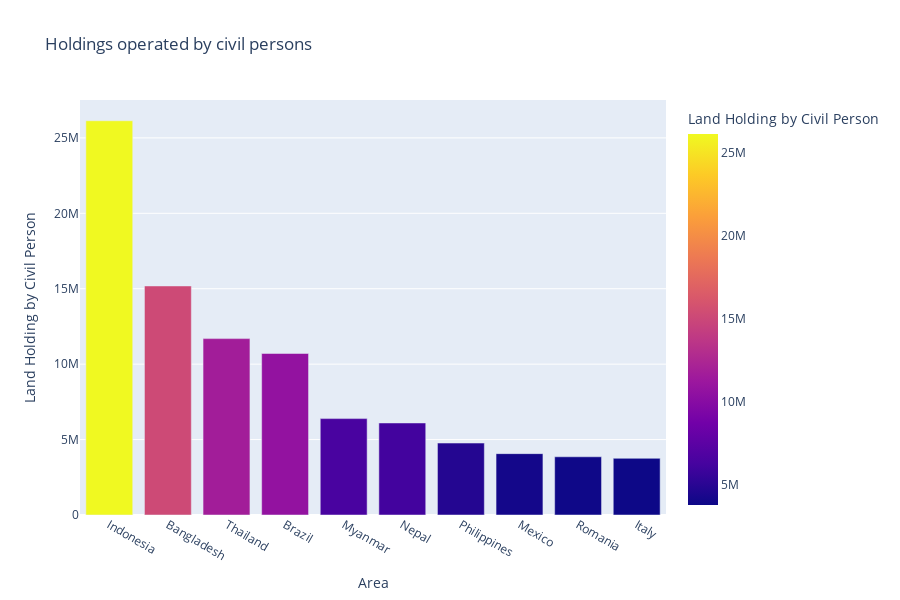

The notebook cell saved with this chart:
### Code cell
px.bar(hcp,x="Area",y='Value',labels={"Value":"Land Holding by Civil Person"},title='Holdings operated by civil persons',color='Value',height=600)

### Figure 1 — Plotly figure (JSON) as saved in the notebook; plotly's stock layout.template omitted (floating-point values rounded to 4 significant figures)
{"data": [{"alignmentgroup": "True", "hovertemplate": "Area=%{x}<br>Land Holding by Civil Person=%{marker.color}<extra></extra>", "legendgroup": "", "marker": {"color": [26135469, 15183183, 11693488, 10706452, 6389074, 6100189, 4768317, 4067618, 3859040, 3757120], "coloraxis": "coloraxis", "pattern": {"shape": ""}}, "name": "", "offsetgroup": "", "orientation": "v", "showlegend": false, "textposition": "auto", "type": "bar", "x": ["Indonesia", "Bangladesh", "Thailand", "Brazil", "Myanmar", "Nepal", "Philippines", "Mexico", "Romania", "Italy"], "xaxis": "x", "y": [26135469, 15183183, 11693488, 10706452, 6389074, 6100189, 4768317, 4067618, 3859040, 3757120], "yaxis": "y"}], "layout": {"barmode": "relative", "coloraxis": {"colorbar": {"title": {"text": "Land Holding by Civil Person"}}, "colorscale": [[0, "#0d0887"], [0.1111, "#46039f"], [0.2222, "#7201a8"], [0.3333, "#9c179e"], [0.4444, "#bd3786"], [0.5556, "#d8576b"], [0.6667, "#ed7953"], [0.7778, "#fb9f3a"], [0.8889, "#fdca26"], [1, "#f0f921"]]}, "height": 600, "legend": {"tracegroupgap": 0}, "title": {"text": "Holdings operated by civil persons"}, "xaxis": {"anchor": "y", "domain": [0, 1], "title": {"text": "Area"}}, "yaxis": {"anchor": "x", "domain": [0, 1], "title": {"text": "Land Holding by Civil Person"}}}}
